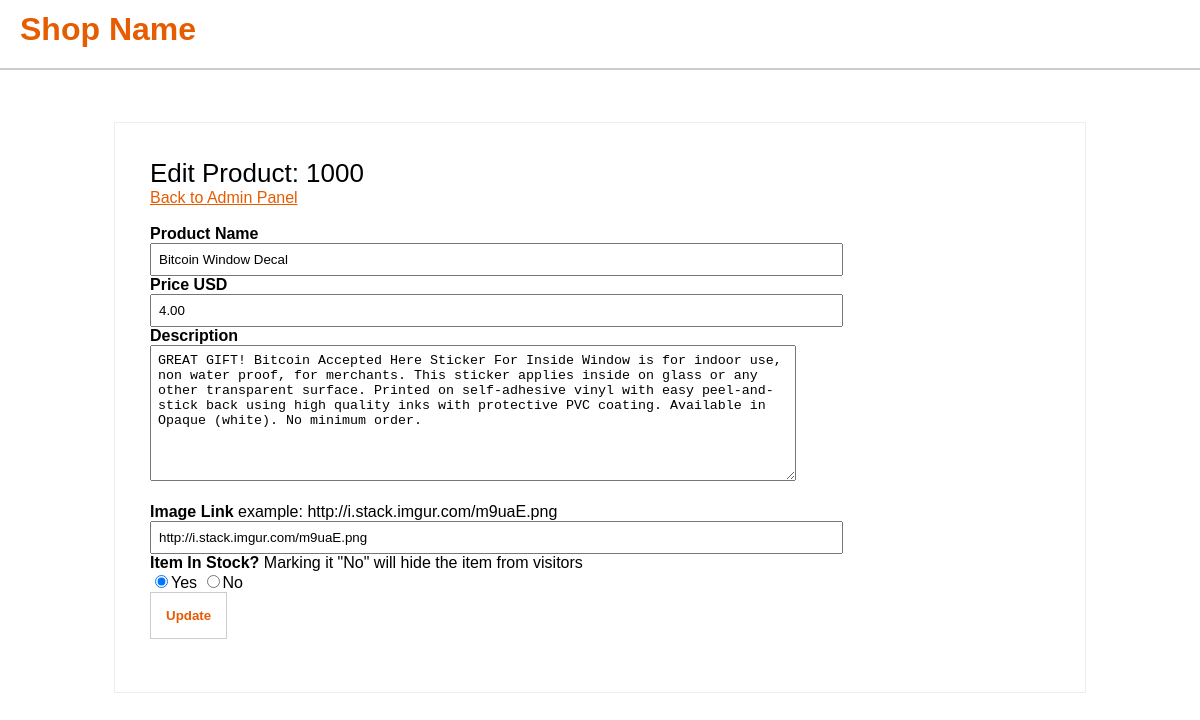
Screenshot of /product.php?item=1000 (signed in) with the database file from the repository.
### tables this page shows
CREATE TABLE IF NOT EXISTS `products` (
  `id` int(50) NOT NULL AUTO_INCREMENT,
  `name` varchar(200) NOT NULL,
  `price` decimal(11,2) NOT NULL,
  `image` varchar(300) NOT NULL,
  `in_stock` int(1) NOT NULL DEFAULT '1',
  `description` mediumtext NOT NULL,
  PRIMARY KEY (`id`)
);

### config.php (called while the page is built, shortened)
<?php
$storeName = "Shop Name";
?>

### product.php (the view, shortened to what this page needs)
<?php
require_once('config.php');
$product = $_GET['item'];
$queryItem = "SELECT * FROM products WHERE id = '$product'";
$doItem = mysqli_query($conn, $queryItem) or die(mysqli_error($conn));
$fetchItem = mysqli_fetch_assoc($doItem);
$iname = $fetchItem['name'];
$iprice = $fetchItem['price'];
$idesc = $fetchItem['description'];
$iimage = $fetchItem['image'];
$istock = $fetchItem['in_stock'];
?>
<!DOCTYPE html>
<html>
<head>
<link rel="stylesheet" type="text/css" href="style.css">
</head>
<body>
<h1><?php echo $storeName; ?></h1>
<div id="viewCart">
  <span id="viewTitle">Edit Product: <?php echo $product; ?></span><a href="admin.php">Back to Admin Panel</a><br><br>
    <b>Product Name</b><br>
	  <form method="post">
	  <input type="text" class="text" name="pname" value="<?php echo $iname; ?>"><br>
	  <b>Price USD</b><br>
	  <input type="text" class="text" name="price" value="<?php echo $iprice; ?>"><br>
	  <b>Description</b><br>
	  <textarea class="inputArea" name="description"><?php echo $idesc; ?></textarea><br><br>
	  <b>Image Link</b> example: http://i.stack.imgur.com/m9uaE.png<br>
	  <input type="url" class="text" name="image" value="<?php echo $iimage; ?>"><br>
	  <b>Item In Stock?</b> Marking it "No" will hide the item from visitors<br>
	  <input type="radio" name="stock" <?php if(isset($istock) && $istock == "1"){ echo "checked"; } ?> value="1">Yes
	  <input type="radio" name="stock" <?php if(isset($istock) && $istock == "0"){ echo "checked"; } ?> value="0">No <br>
	  <input type="submit" id="add" name="update" value="Update">
	  </form>
  <br>
</div>
<br>
</body>
</html>

### style.css (style rules this page uses)
html, body { margin: 0; padding: 0; font-family: "Calibri", Arial, sans-serif; }
a { color: #e65c00; }
h1 { font-family: "Calibri", Arial, sans-serif; background-color: #fff; color: #e65c00; padding: 20px; border-bottom: 2px solid #ccc; position: relative; top: -30px; }
#viewCart { position: relative; margin-left: auto; margin-right: auto; border: 1px solid #eee; padding: 35px; width: 75%; }
#viewCart input.text { width: 75%; padding: 7px; }
#viewTitle { font-size: 26px; color: #000; display: block; }
.inputArea { height: 120px; width: 70%; padding: 7px; }
#add { position: relative; padding: 15px; background-color: #fff; border: 1px solid #ccc; color: #e65c00; font-weight: bold; }

### rows the page displays
products: pname "Bitcoin Window Decal", price "4.00", description "GREAT GIFT! Bitcoin Accepted Here Sticker For Inside Window is for indoor use, non water proof, for merchants. This sticker applies inside on glass or any other transparent surface. Printed on self-adhesive vinyl with easy peel-and-stick back using high quality inks with protective PVC coating. Available in Opaque (white). No minimum order.", image "http://i.stack.imgur.com/m9uaE.png", in_stock "☑"

### other values shown
$storeName "Shop Name"
$product "1000"
